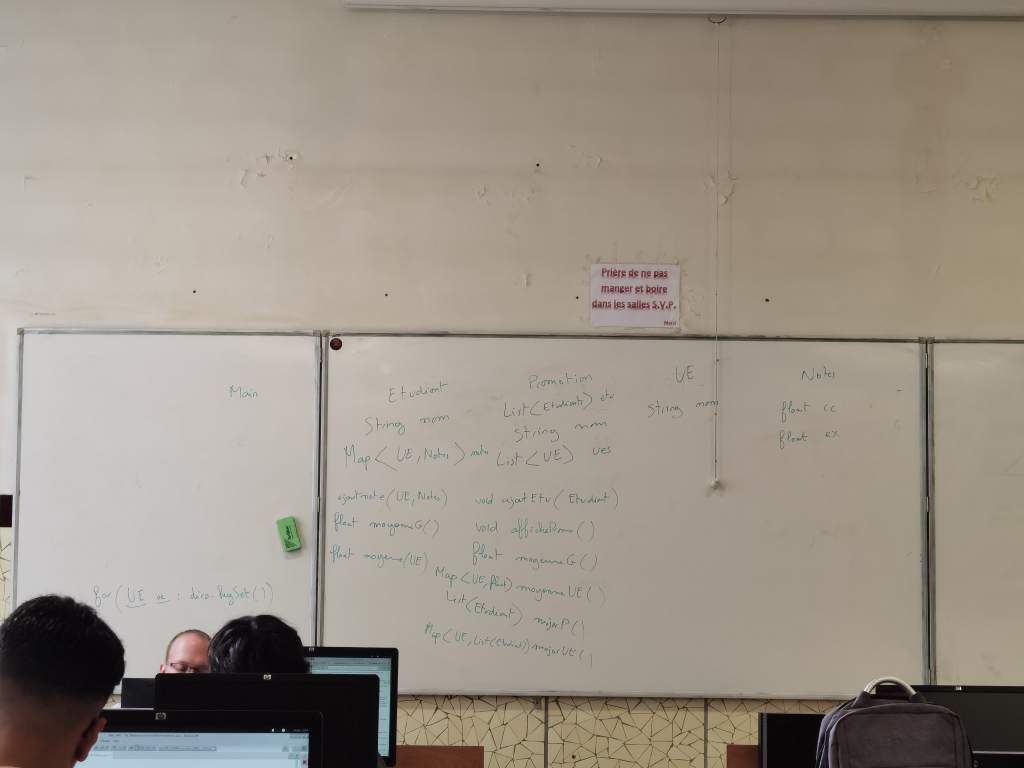
#> input picture training_data/14.jpeg, 4096 x 3072 px, found by its file name (shown at 1/4 size)
$ python board_detection_v2.py
#> lines starting #> are read from the running program, lines starting #| are printed output that depends on the picture; after the words box and inside, x2 and y2 are one past the last pixel; in counts of white or black regions, pixels touching at a corner belong together
### rotation_outil.py
import os

import numpy as np
import math
import sys
import cv2 as cv
import matplotlib.pyplot as plt
from PIL import Image
#from scipy.ndimage import rotate


#source: http://raphael.candelier.fr/?blog=Image%20Moments

# [42 lines left out: functions main, rotation_scale_adjustments, not called in this run]


def get_ellipse(img, direct=True):
    # Default values
    if not direct:
        direct = True

    # Computing moments
    # Object's pixels coordinates
    I = np.argwhere(img)
    i, j = I[:, 0], I[:, 1]

    # Function handle to compute the moments
    moment = lambda p, q: np.sum((i ** p) * (j ** q) * img[i, j])

    # Prepare the output
    E = {}

    # Get the Moments
    E['m00'] = moment(0, 0)
    E['m10'] = moment(1, 0)
    E['m01'] = moment(0, 1)
    E['m11'] = moment(1, 1)
    E['m02'] = moment(0, 2)
    E['m20'] = moment(2, 0)

    # Ellipse properties
    # Barycenter
    E['x'] = E['m10'] / E['m00']
    E['y'] = E['m01'] / E['m00']

    # Central moments (intermediary step)
    a = E['m20'] / E['m00'] - E['x'] ** 2
    b = 2 * (E['m11'] / E['m00'] - E['x'] * E['y'])
    c = E['m02'] / E['m00'] - E['y'] ** 2

    # Orientation (radians)
    E['theta'] = 1 / 2 * np.arctan(b / (a - c)) + (a < c) * np.pi / 2

    # Minor and major axis
    E['w'] = np.sqrt(8 * (a + c - np.sqrt(b ** 2 + (a - c) ** 2))) / 2
    E['l'] = np.sqrt(8 * (a + c + np.sqrt(b ** 2 + (a - c) ** 2))) / 2

    return E


# [88 lines left out: functions draw_major_axis, rotate_img, get_index_matrix, cut_largest_connected_component, find_mean_size, resize_model_images and 1 more, not called in this run]

# [3 lines that do not run on import are left out]

### board_detection_v2.py
import os

import numpy as np
import cv2 as cv
import matplotlib.pyplot as plt
from rotation_outil import get_ellipse
import math

MEDIAN_KERNEL_SIZE = 21

#the optimal thresh by volume seems like 133

def main():
    img_path = r"training_data\\14.jpeg"

    border, E = extract_tableau(img_path)

    dessiner(border, "border")


    #test(r"C:\Users\onurb\PycharmProjects\Projet-Image\training_data")


def extract_tableau(img_path):
#> called with img_path = 'training_data\\\\14.jpeg'
    img = cv.imread(img_path)
#> img is the input picture: shape (3072, 4096, 3); mean B, G, R 134.8, 146.4, 155.5

    # Apply inpainting to remove the reflection
    #mask = cv.threshold(img, 240, 255, cv.THRESH_BINARY)[1]
    #img = cv.inpaint(img, mask, 3, cv.INPAINT_TELEA)

    threshed = binary_normal_or_inverse(img, 133)

    dessiner(threshed, "threshed")

    border, E = extract_border(img, threshed)

    return border, E


def binary_normal_or_inverse(img, seuil):
    """
    :param img: base gray img
    :return: binarized image by the color of the board
    """
    #find color
    board_color = get_board_color(img, seuil)

    gray = cv.cvtColor(img, cv.COLOR_BGR2GRAY)

    #binarize
    """if board_color == 1:
        gray = cv.GaussianBlur(gray, (5, 5), 0)
        ret2, th = cv.threshold(gray, 0, 255, cv.THRESH_BINARY_INV + cv.THRESH_OTSU)
        #ret, th = cv.threshold(img, 127, 255, cv.THRESH_BINARY_INV)
        #gray = cv.medianBlur(gray, ksize=MEDIAN_KERNEL_SIZE)
        th = cv.adaptiveThreshold(gray, 255, cv.ADAPTIVE_THRESH_MEAN_C, cv.THRESH_BINARY_INV, 7, 0)
        th = cv.ximgproc.niBlackThreshold(_src=gray,maxValue=255,type=cv.THRESH_BINARY_INV,blockSize=7,k=0.1,binarizationMethod=cv.ximgproc.BINARIZATION_NIBLACK)
    else:
        gray = cv.GaussianBlur(gray, (5, 5), 0)
        ret2, th = cv.threshold(gray, 0, 255, cv.THRESH_BINARY + cv.THRESH_OTSU)
        #ret, th = cv.threshold(img, 127, 255, cv.THRESH_BINARY)
        #gray = cv.medianBlur(gray, ksize=MEDIAN_KERNEL_SIZE)
        th = cv.adaptiveThreshold(gray, 255, cv.ADAPTIVE_THRESH_MEAN_C, cv.THRESH_BINARY, 7, 0)
        th = cv.ximgproc.niBlackThreshold(_src=gray, maxValue=255,type=cv.THRESH_BINARY,blockSize=7,k=0.1,binarizationMethod=cv.ximgproc.BINARIZATION_NIBLACK)"""

    #gray = cv.GaussianBlur(gray, (5, 5), 0)
    th = cv.ximgproc.niBlackThreshold(_src=gray, maxValue=255, type=cv.THRESH_BINARY_INV, blockSize=27, k=0,
                                      binarizationMethod=cv.ximgproc.BINARIZATION_NIBLACK)
    return th


def get_board_color(img, seuil):
    """
    :param img: binary image
    :param seuil: the seuil (0-255) defining what is white or not white
    :return: 0 if colired board 1 if white board
    """
#> called with seuil = 133
    #transform to hsv
    hsv = cv.cvtColor(img, cv.COLOR_BGR2HSV)
#> hsv: shape (3072, 4096, 3); mean H, S, V 26.5, 39.8, 156.1
    cutted = img[hsv.shape[0] // 3: -hsv.shape[0] // 3, hsv.shape[1] // 3: -hsv.shape[1] // 3]


    h, s, v = cv.split(cutted)
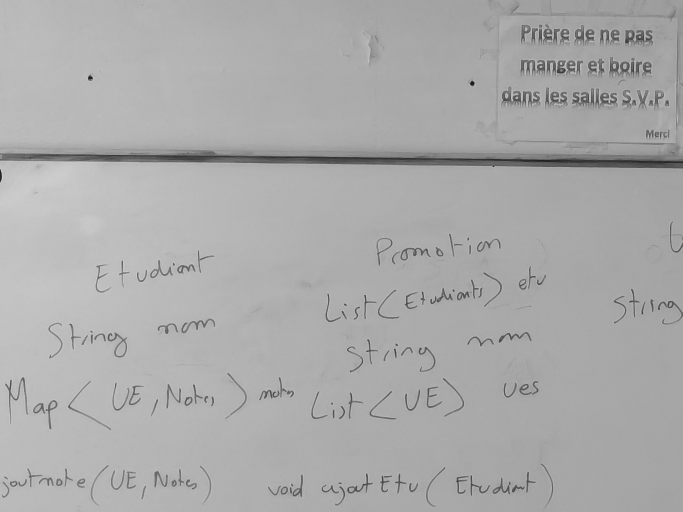
#> v: shape (1024, 1365) (shown at 1/2 size); min 17, max 212, mean 170.7

    hist, bins = np.histogram(v.ravel(), 256, [0, 256])
#> hist = 256 values, max 81389 at index 168, min 0 at index 0, mean 5460; bins = 257 values from 0 to 256

    #hist = cv.calcHist([img], [0], None, [256], [0, 256])

    afficher_hist(hist)
#> in afficher_hist, `plt.show()`:
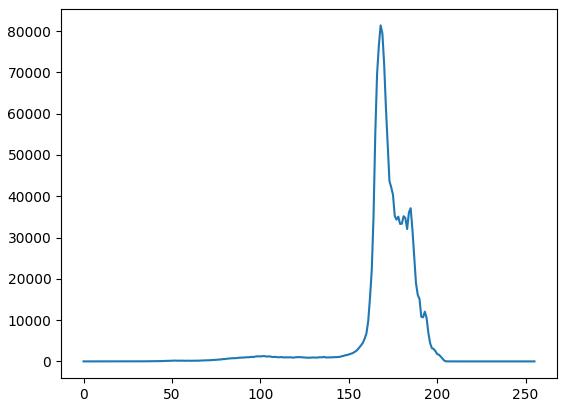
#> figure drawn by matplotlib, 1 panel; curve peaks at x = 168, y = 81389

    #get the max point
    m_index = np.argmax(hist)
#> m_index = 168
    print(m_index)
#| 168
#> in binary_normal_or_inverse, `board_color = get_board_color(img, seuil)`: board_color = 1
#> in binary_normal_or_inverse, `th = cv.ximgproc.niBlackThreshold(_src=gray, maxValue=255, type=cv.THR..`:
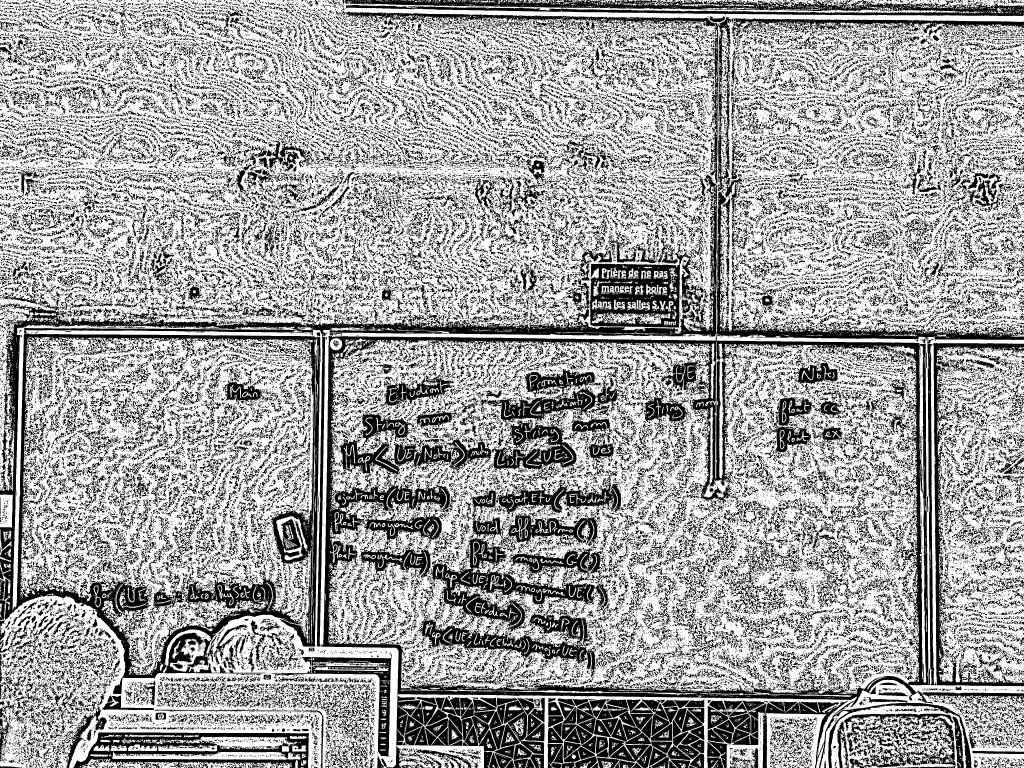
#> th: shape (3072, 4096) (shown at 1/4 size); 63.7% white; 100066 black regions (77256 under 20 px), largest, box (x1, y1, x2, y2) and area: (0, 698, 4096, 2983) 649176, (1378, 0, 4096, 64) 86067, (1719, 2059, 2436, 2529) 75420

    #afficher_hist(hist)

    if m_index > seuil:
        return 1
    else:
        return 0


def extract_border(base_img, threshed):
    cutted = base_img.copy()

    largest_connected, coordinates = cut_largest_connected_component(threshed)
    dessiner(largest_connected, "largest")
    #rotate the image
    E = get_ellipse(largest_connected)


    #fill the holes in the mask
    kernel = cv.getStructuringElement(cv.MORPH_RECT,(10,10))
    mask = cv.morphologyEx(largest_connected, cv.MORPH_CLOSE, kernel)
    mask = (mask == 255)

    #extract the board on the original image
    cutted[~mask] = 0

    cutted = cutted[coordinates[1]:coordinates[3], coordinates[0]:coordinates[2]]

    return cutted, E


def cut_largest_connected_component(img):
    """
    :param img:
    :return: Largest connected components of the binary image and it's invere
    """
    num_labels, labels, stats, centroids = cv.connectedComponentsWithStats(img)
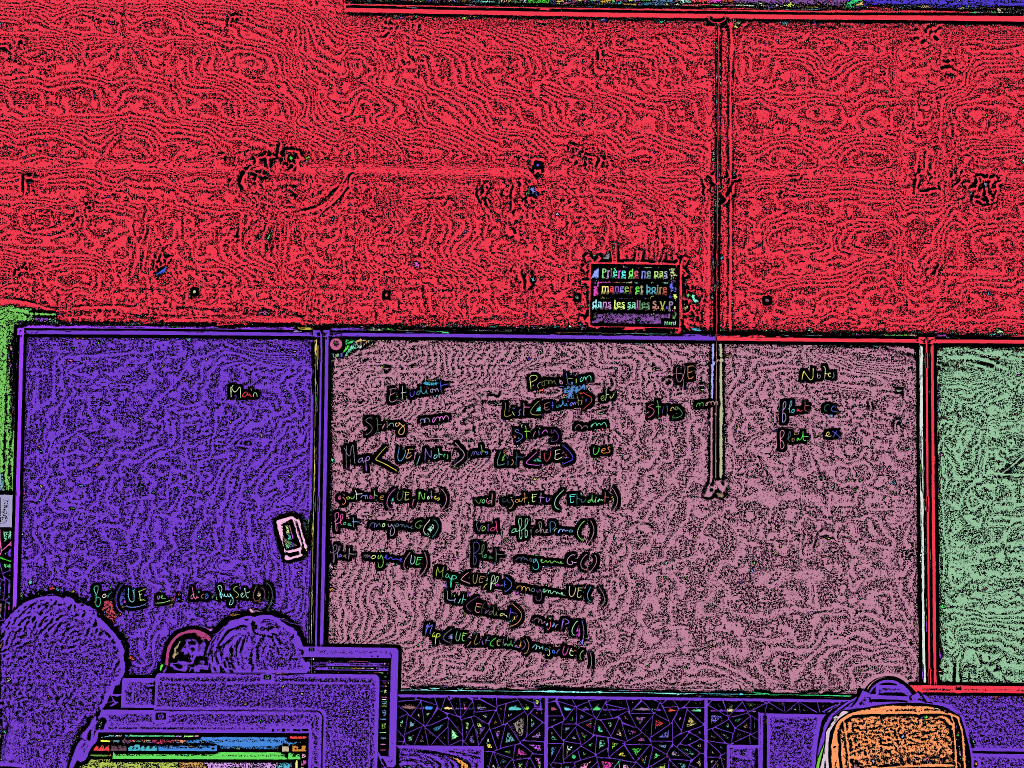
#> labels: shape (3072, 4096) int32 (shown at 1/4 size); 19394 distinct labels, from 0 to 19393; one colour per label, 0 black
#> num_labels = 19394; centroids = 19394 pairs, first value 0 to 4095, second value 0 to 3071

    max_label = 1
    max_size = stats[1, cv.CC_STAT_AREA]
#> max_size = 3670769
    for i in range(2, num_labels):
        if stats[i, cv.CC_STAT_AREA] > max_size:
            max_label = i
            max_size = stats[i, cv.CC_STAT_AREA]
#> after the loop, max_label = 1; max_size = 3670769


    x1 = stats[max_label, cv.CC_STAT_LEFT]
#> x1 = 0
    y1 = stats[max_label, cv.CC_STAT_TOP]
#> y1 = 0
    # en bas à droite
    x2 = x1 + stats[max_label, cv.CC_STAT_WIDTH]
#> x2 = 4096
    y2 = y1 + stats[max_label, cv.CC_STAT_HEIGHT]
#> y2 = 2776


    cutted_mask = (labels == max_label).astype("uint8") * 255
#> cutted_mask: shape (3072, 4096); 29.2% white; 1 white region
    #cut_img = cutted_mask[y1:y2, x1:x2]


    #find the contour
    # Find the contours in the binary image
    contours, hierarchy = cv.findContours(cutted_mask, cv.RETR_EXTERNAL, cv.CHAIN_APPROX_SIMPLE)
#> contours = 1 contour; box (x1, y1, x2, y2) and area: (0, 0, 4096, 2776) 5165830

    #fill the largest largest component
    cutted_mask = cv.drawContours(cutted_mask, contours, -1, color=(255, 255, 255), thickness=cv.FILLED)
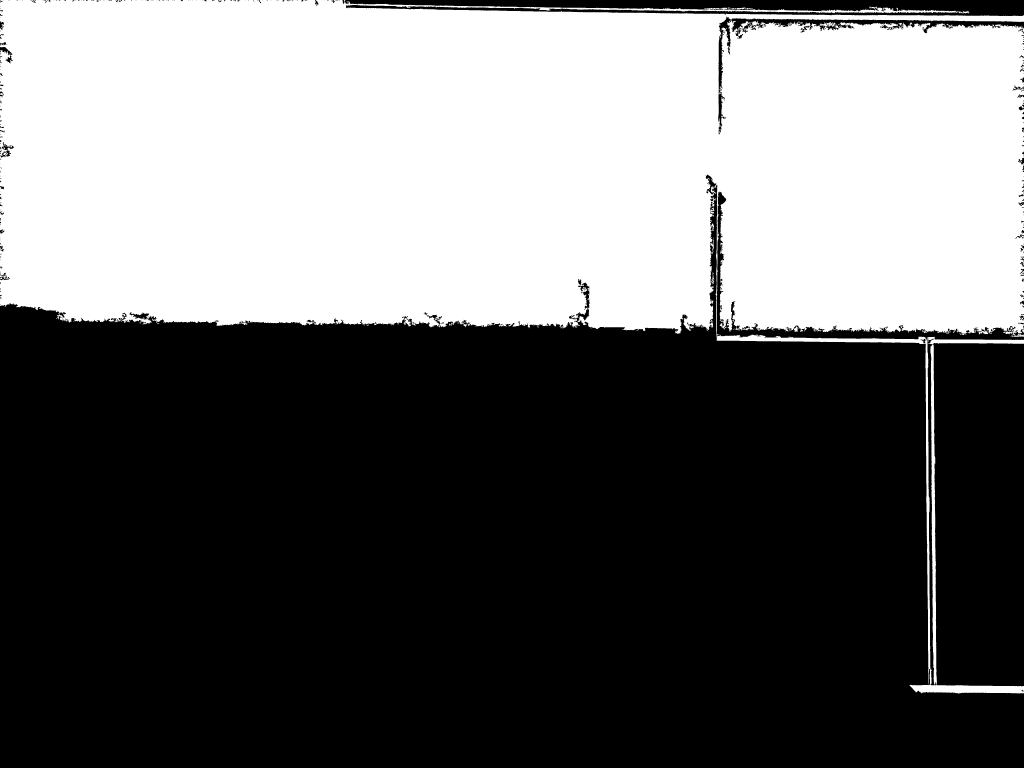
#> cutted_mask: shape (3072, 4096) (shown at 1/4 size); 41.3% white; 1 white region, box (x1, y1, x2, y2) and area: (0, 0, 4096, 2776) 5192660

    return cutted_mask, (x1,y1,x2,y2)

def dessiner(img, name):
    plt.figure(name)
    plt.imshow(img, vmin=0, vmax=255, cmap="gray")
    plt.show()

def afficher_hist(hist):
    x_axe = [x for x in range(256)]
    plt.figure()
    plt.plot(x_axe, hist)
    plt.show()


#to delete

# [47 lines left out: functions mean_index, get_mx_index, test, not called in this run]


if __name__ == '__main__':
    main()
#> in extract_border, `largest_connected, coordinates = cut_largest_connected_component(thres..`: coordinates = (0, 0, 4096, 2776)
#> in get_ellipse, `I = np.argwhere(img)`: I = 5192660 pairs, first value 0 to 2775, second value 0 to 4095
#> in extract_border, `E = get_ellipse(largest_connected)`: E = moments, m00 1324128300, centre m10/m00, m01/m00 = (681.2, 2053.7)
#> in extract_border, `cutted = cutted[coordinates[1]:coordinates[3], coordinates[0]:coordina..`:
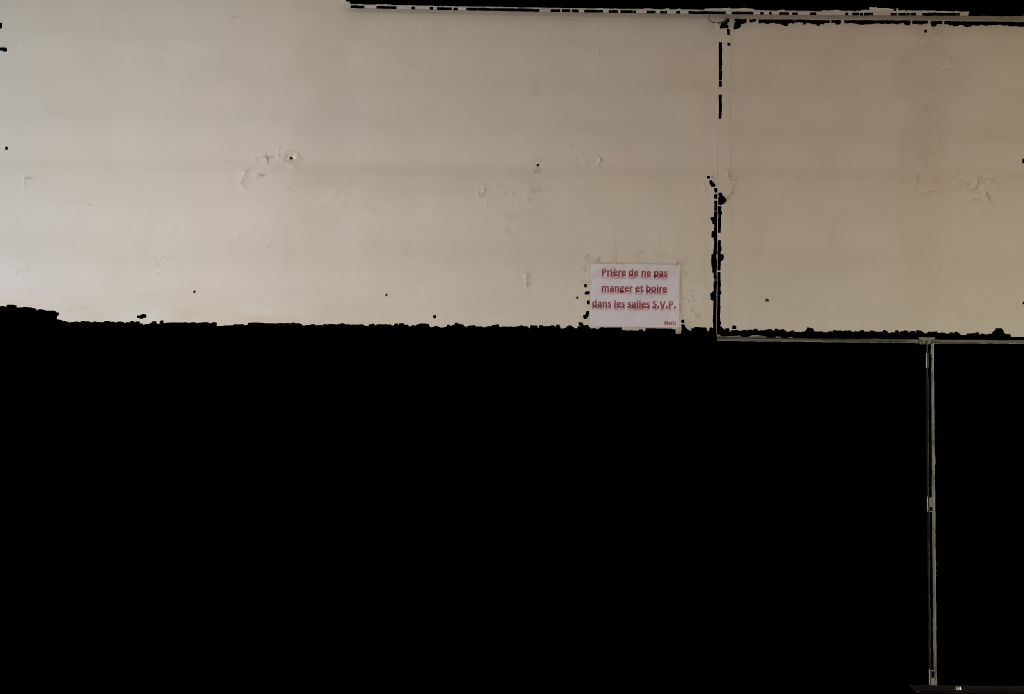
#> cutted: shape (2776, 4096, 3) (shown at 1/4 size); mean B, G, R 62.9, 69.8, 75.3
    #mean_index(r"C:\Users\onurb\PycharmProjects\Projet-Image\training_data")

$ run again, with training_data/12.jpeg copied over training_data/14.jpeg
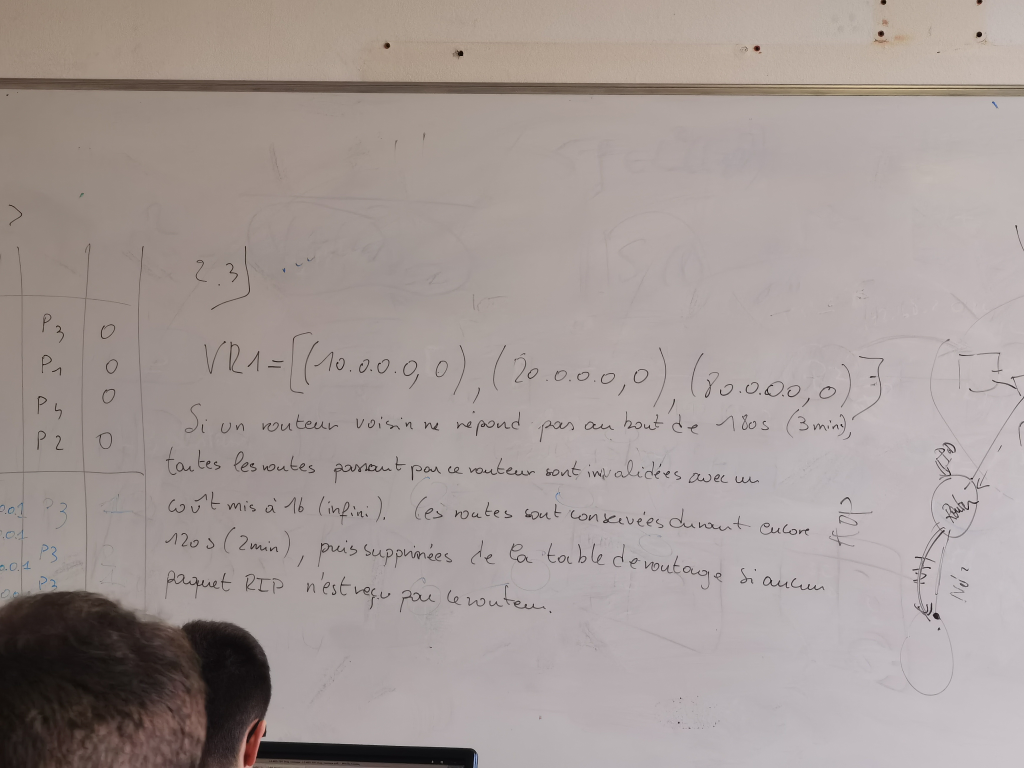
#> input picture training_data/12.jpeg, 4096 x 3072 px, found by its file name (shown at 1/4 size)
#> in extract_tableau, img is the input picture: shape (3072, 4096, 3); mean B, G, R 150.9, 153.7, 164.2
#> hsv: shape (3072, 4096, 3); mean H, S, V 62.1, 24.9, 164.3
#> hist = 256 values, max 99855 at index 174, min 0 at index 0, mean 5460; bins = 257 values from 0 to 256
#> m_index = 174
#| 174
#> board_color = 1
#> in binary_normal_or_inverse, `th = cv.ximgproc.niBlackThreshold(_src=gray, maxValue=255, type=cv.THR..`:
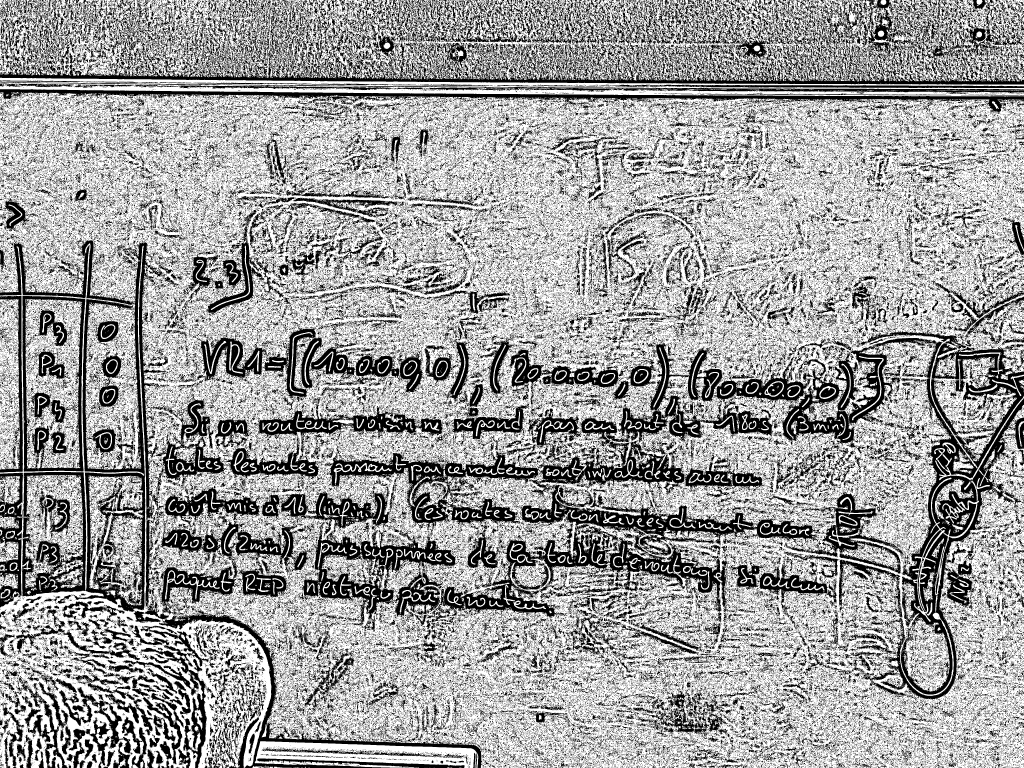
#> th: shape (3072, 4096) (shown at 1/4 size); 62.3% white; 182271 black regions (162534 under 20 px), largest, box (x1, y1, x2, y2) and area: (2104, 1319, 4096, 2803) 416447, (0, 952, 1938, 3072) 326203, (1656, 1938, 3283, 2504) 179225
#> num_labels = 23009; centroids = 23009 pairs, first value 0 to 4095, second value 0 to 3071
#> in cut_largest_connected_component, `max_size = stats[1, cv.CC_STAT_AREA]`: max_size = 712892
#> after the loop in cut_largest_connected_component, `for i in range(2, num_labels):`: max_label = 4191; max_size = 5818248
#> x1 = 0
#> y1 = 369
#> x2 = 4096
#> y2 = 3072
#> contours = 1 contour; box (x1, y1, x2, y2) and area: (0, 369, 4096, 3072) 9138424
#> coordinates = (0, 369, 4096, 3072)
#> I = 9167945 pairs, first value 369 to 3071, second value 0 to 4095
#> in extract_border, `E = get_ellipse(largest_connected)`: E = moments, m00 2337825975, centre m10/m00, m01/m00 = (1634.5, 2254.3)
#> in extract_border, `cutted = cutted[coordinates[1]:coordinates[3], coordinates[0]:coordina..`:
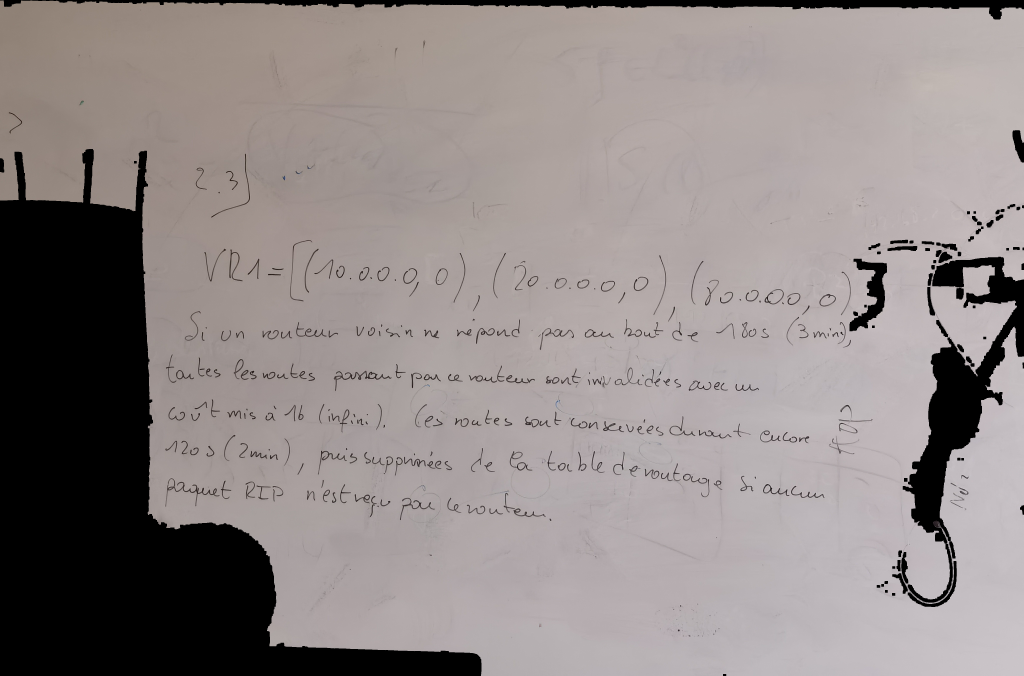
#> cutted: shape (2703, 4096, 3) (shown at 1/4 size); mean B, G, R 135.5, 136.4, 144.5
